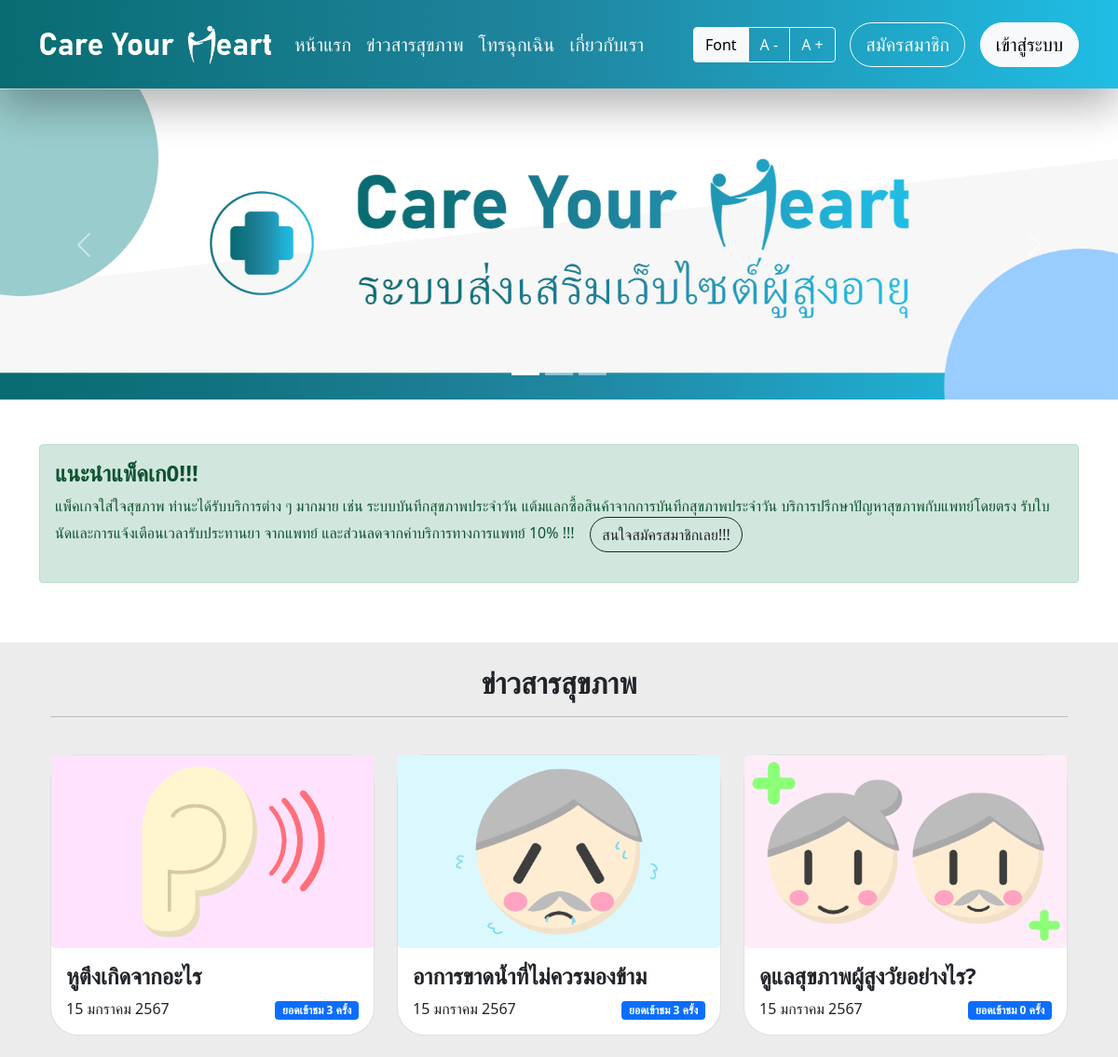
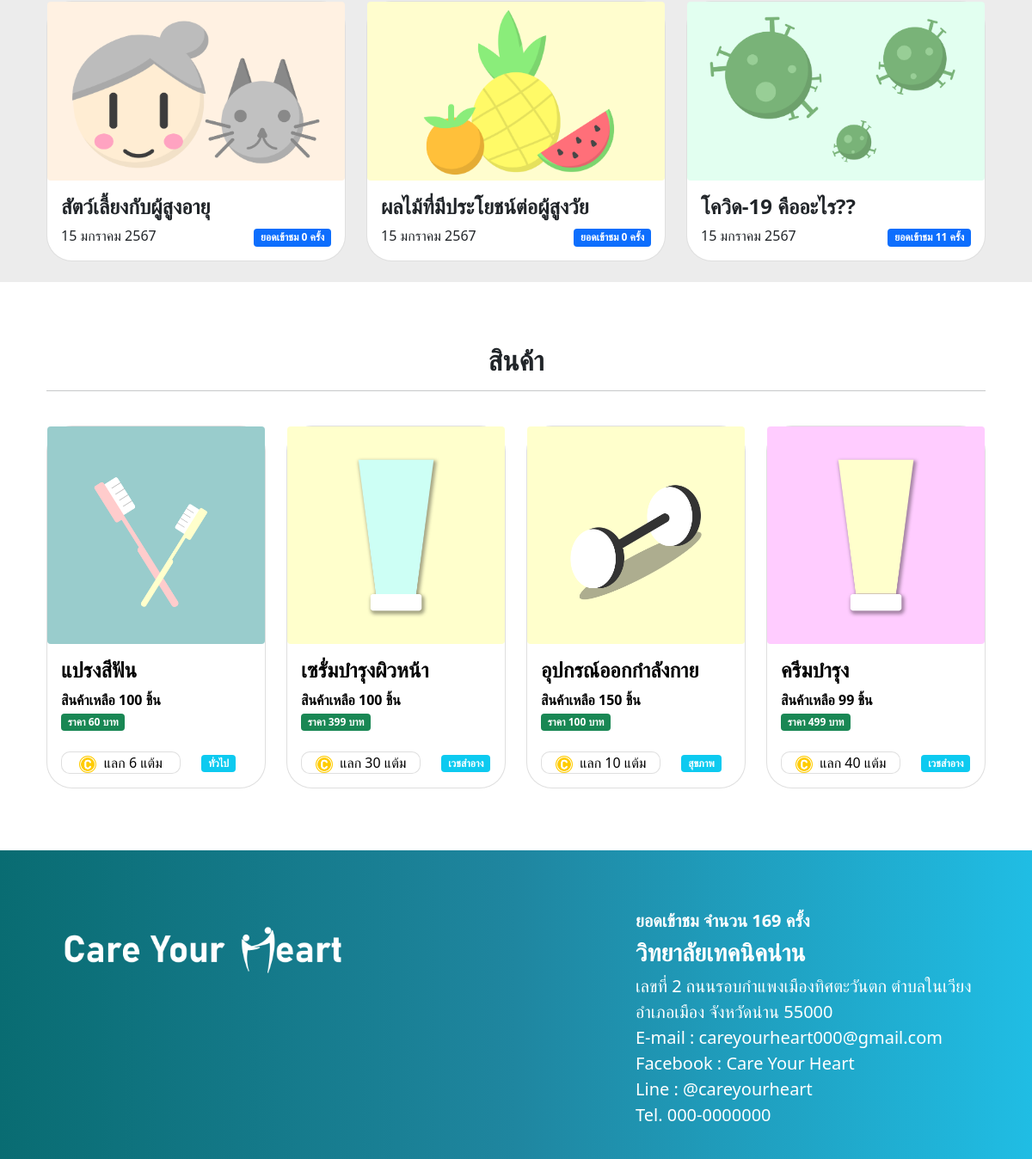
The page / on the database its author committed (2 pictures, top to bottom).
### tables this page shows
CREATE TABLE `tb_pr` (
  `id_pr` int(10) NOT NULL,
  `name_pr` varchar(100) NOT NULL,
  `tel_pr` varchar(13) NOT NULL,
  `type_ques` int(1) NOT NULL,
  `price_pr` int(10) NOT NULL,
  `url_pr` varchar(10) NOT NULL,
  `detail_pr` text NOT NULL,
  `pic_pr` varchar(100) NOT NULL
);

CREATE TABLE `tb_news` (
  `id_news` int(10) NOT NULL,
  `head_news` varchar(100) NOT NULL,
  `detail_news` text NOT NULL,
  `day_up` date NOT NULL,
  `pic_news` varchar(100) NOT NULL,
  `count_news` int(10) NOT NULL
);

CREATE TABLE `tb_product` (
  `id_pro` int(10) NOT NULL,
  `name_pro` varchar(100) NOT NULL,
  `price_pro` int(10) NOT NULL,
  `type_ques` int(1) NOT NULL,
  `coin` int(10) NOT NULL,
  `num_pro` int(10) NOT NULL,
  `detail_pro` text NOT NULL,
  `pic_pro` varchar(100) NOT NULL
);

### function_sum.php (called while the page is built, shortened)
<?php
    function displaydate($x){
        $date_m=array("มกราคม","กุมภาพันธ์","มีนาคม","เมษายน","พฤษภาคม","มิถุนายน","กรกฎาคม","สิงหาคม","กันยายน","ตุลาคม","พฤศจิกายน","ธันวาคม");
        $date_array=explode("-",$x);
        $y=$date_array[0]+543;
        $m=$date_array[1]-1;
        $d=$date_array[2];
        $m=$date_m[$m];
        $displaydate="$d $m $y";
        return $displaydate;
    }
?>

### product1.php (the view, shortened to what this page needs)
<?php
    include "head.php";
    $sql="select * from tb_product order by id_pro desc limit 0,4";
    $result=mysqli_query($conn,$sql);
?>
<div class="bg">
    <div class="container">
        <center><h2><b>สินค้า</b></h2></center><hr><br/>
        <?php
            $chk=1;
            while($read=mysqli_fetch_assoc($result)){
                $id_pro=$read["id_pro"];
                $pic_pro=$read["pic_pro"];
                $name_pro=$read["name_pro"];
                $num_pro=$read["num_pro"];
                if($num_pro=="0"){
                    $np="<font color='red'><b>สินค้าหมด</b></font>";
                }else{
                    $np="<font><b>สินค้าเหลือ $num_pro ชิ้น</b></font>";
                }
                $price_pro=$read["price_pro"];
                $coin=$read["coin"];
                $type_ques=$read["type_ques"];
                if($type_ques==1){
                    $tp="สุขภาพ";
                }else if($type_ques==2){
                    $tp="เวชสำอาง";
                }else{
                    $tp="ทั่วไป";
                }
                if($chk%4==1){
                    echo "<div class='row'>";
                }
        ?>
        <?php if($_SESSION["valid_user"]=="" or $num_pro=="0"){ ?>
            <div class="col-lg-3 col-sm-3 col-12">
                <?php echo "<a class='btn_pro' id_pro='$id_pro' style='text-decoration:none;color:#000'>"; ?>
                    <div class="card" style="border-radius:30px">
                        <div calss="card-img-top"><?php echo "<img src='admin/product/$pic_pro' class='rounded img-fluid w-100'>"; ?></div>
                        <div class="card-body">
                            <div class="card-title"><h4><b><?php echo "$name_pro"; ?></b></h4></div>
                            <div class="card-text"><?php echo "$np"; ?></div>
                            <div><span class="badge bg-success">ราคา <?php echo "".number_format($price_pro).""; ?> บาท</span></div><br/>
                            <div class="row">
                                <div class="col-sm-8">
                                    <div class="card" style="border-radius:10px">
                                        <center><img src="img/coin.png" class="img-fluid" width="20">&nbsp;&nbsp;แลก <?php echo "$coin"; ?> แต้ม</center>
                                    </div>
                                </div>
                                <div class="col-sm-4"><span class="badge bg-info"><?php echo "$tp"; ?></span></div>
                            </div>
                        </div>
                    </div>
                <?php echo "</a>"; ?>
            </div>
        <?php }else if($_SESSION["valid_user"]!=""){ ?>
            <div class="col-lg-3 col-sm-3 col-12">
                <?php echo "<a class='btn_pro' id_pro='$id_pro' style='text-decoration:none;color:#000'>"; ?>
                    <div class="card" style="border-radius:30px">
                        <div calss="card-img-top"><?php echo "<img src='admin/product/$pic_pro' class='rounded img-fluid w-100'>"; ?></div>
                        <div class="card-body">
                            <div class="card-title"><h4><b><?php echo "$name_pro"; ?></b></h4></div>
                            <div class="card-text"><?php echo "$np"; ?></div>
                            <div><span class="badge bg-success">ราคา <?php echo "".number_format($price_pro).""; ?> บาท</span></div><br/>
                            <div class="row">
                                <div class="col-sm-8">
                                    <div class="card" style="border-radius:10px">
                                        <center><img src="img/coin.png" class="img-fluid" width="20">&nbsp;&nbsp;แลก <?php echo "$coin"; ?> แต้ม</center>
                                    </div>
                                </div>
                                <div class="col-sm-4"><span class="badge bg-info"><?php echo "$tp"; ?></span></div>
                            </div><br/>
                            <?php echo "<a class='btn_pro1 btn btn-outline-primary w-100' style='border-radius:30px' id_pro='$id_pro'>สั่งซื้อสินค้า</a>"; ?>
                        </div>
                    </div>
                <?php echo "</a>"; ?>
            </div>
        <?php } ?>
        <?php
            if($chk%4==0){
                echo "</div><br/>";
            }
            $chk++;
            }
        ?>
    </div>
</div>

### banner.php (shortened to what this page needs)
<?php
    $sql="select * from tb_pr where type_ques='4' order by id_pr desc limit 0,3";
    $result=mysqli_query($conn,$sql);
?>
<div class="carousel slide" id="dome" data-bs-ride="carousel">
    <div class="carousel-indicators">
        <button type="button" data-bs-target="#dome" data-bs-slide-to="1" class="active"></button>
        <button type="button" data-bs-target="#dome" data-bs-slide-to="2"></button>
        <button type="button" data-bs-target="#dome" data-bs-slide-to="3"></button>
    </div>
    <div class="carousel-inner">
        <?php
            $i=1;
            while($read=mysqli_fetch_assoc($result)){
                $pic_pr=$read["pic_pr"];
        ?>
        <div class="carousel-item <?php if($i==1){ echo "active"; } ?>">
            <?php echo "<img src='admin/pr/$pic_pr' class='img-fluid d-block w-100'>"; ?>
        </div>
        <?php
            $i++;
            }
        ?>
    </div>
    <button type="button" class="carousel-control-prev" data-bs-target="#dome" data-bs-slide="prev">
        <span class="carousel-control-prev-icon"></span>
    </button>
    <button type="button" class="carousel-control-next" data-bs-target="#dome" data-bs-slide="next">
        <span class="carousel-control-next-icon"></span>
    </button>
</div>

### news1.php
<?php
    include "function_sum.php";
    $sql="select * from tb_news order by id_news desc";
    $result=mysqli_query($conn,$sql);
?>
<div class="bg">
    <div class="container">
        <center><h2><b>ข่าวสารสุขภาพ</b></h2></center><hr><br/>
        <?php
            $chk=1;
            while($read=mysqli_fetch_assoc($result)){
                $id_news=$read["id_news"];
                $head_news=$read["head_news"];
                $pic_news=$read["pic_news"];
                $day_up=$read["day_up"];
                $day_up=displaydate($day_up);
                $count_news=$read["count_news"];
                if($chk%3==1){
                    echo "<div class='row'>";
                }
        ?>
        <div class="col-lg-4 col-sm-4 col-12">
            <div class="card" style="border-radius:30px">
                <div calss="card-img-top"><?php echo "<a href='news_detail.php?id_news=$id_news'><img src='admin/news/$pic_news' class='rounded img-fluid w-100'></a>"; ?></div>
                <div class="card-body">
                    <div class="card-title"><h4><b><?php echo "$head_news"; ?></b></h4></div>
                    <div class="row">
                        <div class="col-sm-6"><?php echo "$day_up"; ?></div>
                        <div class="col-sm-6" align="right"><span class="badge bg-primary">ยอดเข้าชม <?php echo "".number_format($count_news).""; ?> ครั้ง</span></div>
                    </div>
                </div>
            </div>
        </div>
        <?php
            if($chk%3==0){
                echo "</div><br/>";
            }
            $chk++;
            }
        ?>
    </div>
</div></div>

### rows shown on the page
tb_pr: pic_pr (picture)
tb_news: pic_news (picture), head_news "หูตึงเกิดจากอะไร", day_up "15 มกราคม 2567", count_news "3"
tb_news: pic_news (picture), head_news "อาการขาดน้ำที่ไม่ควรมองข้าม", day_up "15 มกราคม 2567", count_news "3"
tb_news: pic_news (picture), head_news "ดูแลสุขภาพผู้สูงวัยอย่างไร?", day_up "15 มกราคม 2567", count_news "0"
tb_news: pic_news (picture), head_news "สัตว์เลี้ยงกับผู้สูงอายุ", day_up "15 มกราคม 2567", count_news "0"
tb_news: pic_news (picture), head_news "ผลไม้ที่มีประโยชน์ต่อผู้สูงวัย", day_up "15 มกราคม 2567", count_news "0"
tb_news: pic_news (picture), head_news "โควิด-19 คืออะไร??", day_up "15 มกราคม 2567", count_news "11"
tb_product: pic_pro (picture), name_pro "แปรงสีฟัน", num_pro "100", price_pro "60", coin "6", type_ques "ทั่วไป"
tb_product: pic_pro (picture), name_pro "เซรั่มบำรุงผิวหน้า", num_pro "100", price_pro "399", coin "30", type_ques "เวชสำอาง"
tb_product: pic_pro (picture), name_pro "อุปกรณ์ออกกำลังกาย", num_pro "150", price_pro "100", coin "10", type_ques "สุขภาพ"
tb_product: pic_pro (picture), name_pro "ครีมบำรุง", num_pro "99", price_pro "499", coin "40", type_ques "เวชสำอาง"

### other values the page prints
$gcounter "169"
